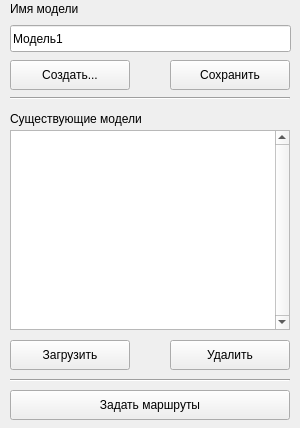
          <widget class="QWidget" name="modelPage">
           <property name="geometry">
            <rect>
             <x>0</x>
             <y>0</y>
             <width>300</width>
             <height>428</height>
            </rect>
           </property>
           <attribute name="label">
            <string>Модель</string>
           </attribute>
           <widget class="QLabel" name="label">
            <property name="geometry">
             <rect>
              <x>10</x>
              <y>0</y>
              <width>280</width>
              <height>17</height>
             </rect>
            </property>
            <property name="text">
             <string>Имя модели</string>
            </property>
           </widget>
           <widget class="QLineEdit" name="lineEdit">
            <property name="geometry">
             <rect>
              <x>10</x>
              <y>25</y>
              <width>281</width>
              <height>27</height>
             </rect>
            </property>
            <property name="text">
             <string>Модель1</string>
            </property>
           </widget>
           <widget class="QLabel" name="label_2">
            <property name="geometry">
             <rect>
              <x>10</x>
              <y>110</y>
              <width>280</width>
              <height>17</height>
             </rect>
            </property>
            <property name="text">
             <string>Существующие модели</string>
            </property>
           </widget>
           <widget class="Line" name="line">
            <property name="geometry">
             <rect>
              <x>10</x>
              <y>90</y>
              <width>280</width>
              <height>16</height>
             </rect>
            </property>
            <property name="orientation">
             <enum>Qt::Horizontal</enum>
            </property>
           </widget>
           <widget class="QListView" name="listView">
            <property name="geometry">
             <rect>
              <x>10</x>
              <y>130</y>
              <width>280</width>
              <height>200</height>
             </rect>
            </property>
            <property name="verticalScrollBarPolicy">
             <enum>Qt::ScrollBarAlwaysOn</enum>
            </property>
           </widget>
           <widget class="QPushButton" name="pushButton">
            <property name="geometry">
             <rect>
              <x>10</x>
              <y>340</y>
              <width>120</width>
              <height>30</height>
             </rect>
            </property>
            <property name="text">
             <string>Загрузить</string>
            </property>
            <property name="icon">
             <iconset resource="trucks.qrc">
              <normaloff>:/icons_actions/images/tango_icons/22x22/actions/document-open.png</normaloff>:/icons_actions/images/tango_icons/22x22/actions/document-open.png</iconset>
            </property>
           </widget>
           <widget class="QPushButton" name="pushButton_2">
            <property name="geometry">
             <rect>
              <x>170</x>
              <y>340</y>
              <width>120</width>
              <height>30</height>
             </rect>
            </property>
            <property name="text">
             <string>Удалить</string>
            </property>
            <property name="icon">
             <iconset resource="trucks.qrc">
              <normaloff>:/icons_actions/images/tango_icons/22x22/actions/edit-delete.png</normaloff>:/icons_actions/images/tango_icons/22x22/actions/edit-delete.png</iconset>
            </property>
           </widget>
           <widget class="QPushButton" name="pushButton_3">
            <property name="geometry">
             <rect>
              <x>10</x>
              <y>60</y>
              <width>120</width>
              <height>30</height>
             </rect>
            </property>
            <property name="text">
             <string>Создать...</string>
            </property>
            <property name="icon">
             <iconset resource="trucks.qrc">
              <normaloff>:/icons_actions/images/tango_icons/22x22/actions/document-new.png</normaloff>:/icons_actions/images/tango_icons/22x22/actions/document-new.png</iconset>
            </property>
           </widget>
           <widget class="QPushButton" name="pushButton_4">
            <property name="geometry">
             <rect>
              <x>170</x>
              <y>60</y>
              <width>120</width>
              <height>30</height>
             </rect>
            </property>
            <property name="text">
             <string>Сохранить</string>
            </property>
            <property name="icon">
             <iconset resource="trucks.qrc">
              <normaloff>:/icons_actions/images/tango_icons/22x22/actions/document-save.png</normaloff>:/icons_actions/images/tango_icons/22x22/actions/document-save.png</iconset>
            </property>
           </widget>
           <widget class="QPushButton" name="pushButton_6">
            <property name="geometry">
             <rect>
              <x>10</x>
              <y>390</y>
              <width>280</width>
              <height>30</height>
             </rect>
            </property>
            <property name="text">
             <string>Задать маршруты</string>
            </property>
            <property name="icon">
             <iconset resource="trucks.qrc">
              <normaloff>:/icons_actions/images/tango_icons/22x22/actions/go-next.png</normaloff>:/icons_actions/images/tango_icons/22x22/actions/go-next.png</iconset>
            </property>
           </widget>
           <widget class="Line" name="line_3">
            <property name="geometry">
             <rect>
              <x>10</x>
              <y>370</y>
              <width>280</width>
              <height>20</height>
             </rect>
            </property>
            <property name="orientation">
             <enum>Qt::Horizontal</enum>
            </property>
           </widget>
          </widget>
